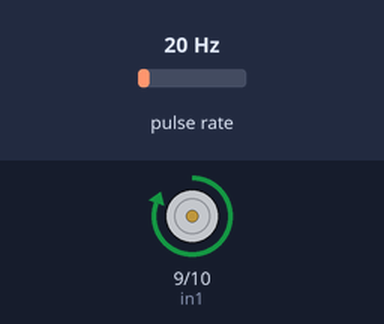
Recording of a sketch running on a simulated Arduino Mega 2560, built with avr-gcc and run on an emulated ATmega2560. On the bench: motor-driver pin pairs drawn as motors (green arrow = first pin HIGH = forward, orange = second pin HIGH = backward, longer = more drive, scaled by the enable pin). Wiring (inferred from the names in the program): pulse sensor: data pin 47. The test bench sets the inputs (shaded band); at power-on: pulse rate 20 Hz. What the sketch prints to the serial monitor is not drawn.

Above: at 0.1 s.
Timing chart, 0 to 1.6 s (numbered marks = the images above):
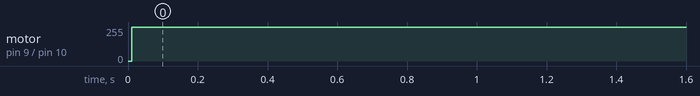

Measured:
- by itself, motor on pin 9 (in1) / pin 10 (in2): stopped → forward 255/255 at 0.01 s

The sketch:

Motor_Speed_control_v1.ino
```cpp
//----------USE TIMER TO COUNT ENCODER PULSES----------

#define enA 8       //OUTPUT PIN - to control motor A
#define in1 9
#define in2 10
#define phase_A 47   //INPUT PIN - encoder
#define phase_B 6


long time_prev = 0;
int vel;
float set_vel_rpm = 180; // (RPM) max 180 RPM = 1180 pulses/s = 3 vong/s
float set_vel = set_vel_rpm*390.0/60.0 / 100; // convert to pulse per 10 millisec
float error;
int energy;

void rotate(int energy) {
  if (energy > 255) energy=255;
  if (energy < -255) energy=-255;
  if (energy > 0) {
    digitalWrite(in1, HIGH);      //set rotate direction of motor A
    digitalWrite(in2, LOW);
    analogWrite(enA, energy);     //set speed of motor A
  }
  else {
    digitalWrite(in1, LOW);
    digitalWrite(in2, HIGH);
    analogWrite(enA, -energy);
  }
}


void setup() {

  //kích hoạt bộ đếm của Timer1, reset thanh ghi đếm xung
  TCNT5=0x00;           //thanh ghi đếm xung của Timer 1
  TCCR5A=0x00;          //Tắt hết các chức năng của Timer 1
  TCCR5B=0x07;          //Đếm xung sườn xuống (encoder) 0x06=0b110 sườn lên

  pinMode(in1, OUTPUT);
  pinMode(in2, OUTPUT);
  pinMode(enA, OUTPUT);
  pinMode(phase_A, INPUT_PULLUP);
  pinMode(phase_B, INPUT_PULLUP);

  Serial.begin(9600);
}


int pid(float err, float kp, float ki, float kd) {

  static float prev_err = set_vel;
  float d_err, i_err;
  int temp;

  d_err = err - prev_err;
  i_err += err;

  prev_err = err;

  temp = int(kp*err + ki*i_err + kd*d_err);
  if (temp > 255) temp=255;
  if (temp < -255) temp=-255;

  return temp;
}

void loop() {

  if (millis()-time_prev >=10) {    //max output: 1180 pulse/sec = 3 rps = 180 rpm
    time_prev = millis();
    vel = TCNT5;
    TCNT5=0;

    error = set_vel - vel;
    energy = pid(error, 80, 80, 0);
    rotate(energy);

    Serial.print(set_vel);
    Serial.print(" ");
    Serial.println(vel);  //*6000.0/390.0);  //conver back to RPM
  }

}
```
